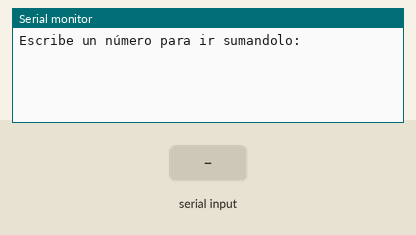
This sketch was run on a simulated Arduino Uno, built with avr-gcc and run on an emulated ATmega328P. Shown: the last lines printed to the serial monitor. The test bench sets the inputs (shaded band).

Above: at 3.2 s.
3.3 s: "90,45\n" received over Serial
At 4.3 s:
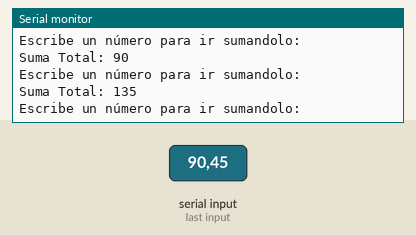
4.9 s: "30,150\n" received over Serial
At 6.7 s:
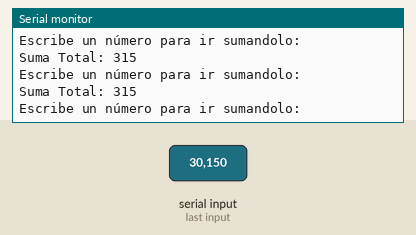
Timing chart, 0 to 8.2 s (numbered marks = the images above; inputs shaded):
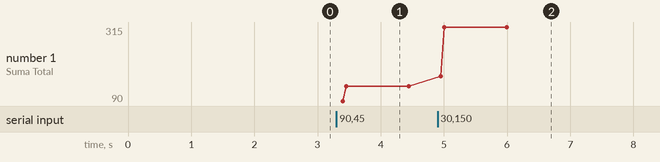

The sketch:

calculadora.ino
```cpp
// Esta variable almacenará la cantidad que lleva sumada
int sumaTotal;

void setup() {
  // Este método se ejecuta una sola vez (Se ejecuta el primero de todos)

  // La siguiente línea indica que la placa se comunicará a una velocidad de 9600 bits por segundo*
  Serial.begin(9600);

  // A la variable sumaTotal se le dará inicialmente el valor 0
  sumaTotal =0;

  // La siguiente línea indica cuantos milisegundos esperará o dormirá la placa (1000 milisegundos = 1 segundo)
  // Su objetivo es esperar a que esté conectada la placa y el ordenador
  delay(2000);
  // La siguiente línea escribe una línea en blanco
  Serial.println("");
}

void loop() {
  // Este método se ejecutará como un bucle de manera infinita

  // La siguiente línea enviar un mensaje desde la placa al ordenador
  Serial.println("Escribe un número para ir sumandolo:");

  // El siguiente conjunto de líneas revisa si hay caracteres disponibles para leer la placa
  // desde el ordenador
  while(Serial.available() == false){
    delay(100);
  }
  // Lee el número que se ha recibido por el usb (si es texto se devuelve un 0)
  int sumando = Serial.parseInt();
  // Hace la suma de lo que llevaba y el nuevo valor y lo guarda en la suma total.
  sumaTotal = sumaTotal + sumando;

  // La siguiente línea enviar un mensaje desde la placa al ordenador
  // Hay que destacar que pone print en vez de println (el "ln" significa nueva línea al final del todo)
  Serial.print("Suma Total: ");
  // La siguiente línea el valor que tiene sumaTotal
  Serial.println(sumaTotal);
}


/* * En Internet en algunos tutoriales sobre Arduino y otras placas puede encontrase el término "bits por segundos"
 *  intercambiado por baudios. En este caso concreto son equivalente dado que en cada estado de la señal se envia
 *  un único bit pero no tiene porque ser así en todos los casos por lo tanto "bits por segundos" y baudios no
 *  siempre son equivalentes.
 */
```

Measured:
- after the input at 3.3 s, the serial monitor: prints a new line after 0.10 s (image 1)
- after the input at 4.9 s, the serial monitor: prints a new line after 0.05 s (image 2)
- plotted number 1: 135 → 315 after the input at 4.9 s
